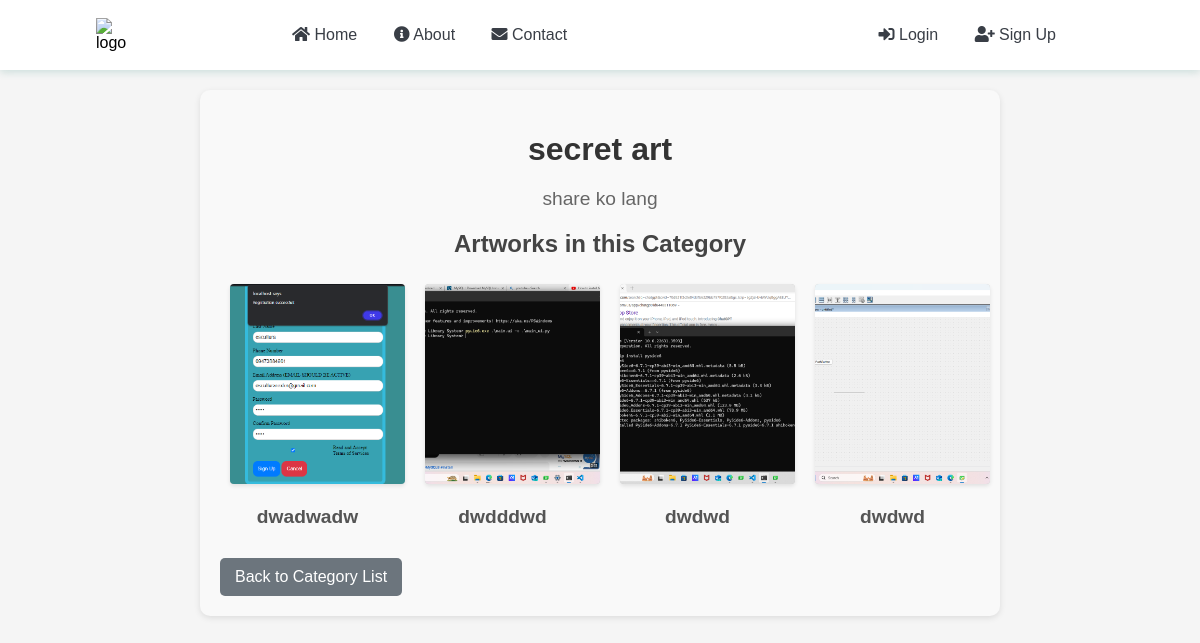
The app's page /category/2/ with its own data.
### app/models.py (models this page shows, shortened)
class Category(models.Model):
    name = models.CharField(max_length=25)
    description = models.TextField()

class Artwork(models.Model):
    artist = models.ForeignKey(settings.AUTH_USER_MODEL, on_delete=models.CASCADE, null=True, blank=True, related_name='artworks')
    title = models.CharField(max_length=25)
    description = models.TextField()
    image = models.ImageField(upload_to='artworks/')
    date_uploaded = models.DateTimeField(auto_now_add=True, null=True, blank=True,)
    category = models.ForeignKey(Category, on_delete=models.SET_NULL, null=True, blank=True, related_name='artworks')

### app/views.py (the view)
# urls.py: path('category/<int:pk>/', CategoryDetailView.as_view(), name='category_detail'),
class CategoryDetailView(DetailView):
    model = Category
    template_name = 'category/category_detail.html'
    context_object_name = 'category'
    def get_context_data(self, **kwargs):
        context = super().get_context_data(**kwargs)
        context['artworks'] = Artwork.objects.filter(category=self.object)
        return context

### app/templates/category/category_detail.html (shortened to what this page needs)
{% extends 'app/base.html' %}
{% block content %}
<div class="category-detail-container">
    <h1 class="category-name">{{ category.name }}</h1>
    <p class="category-description">{{ category.description }}</p>
    <div class="artworks-under-category">
        <h2 class="artworks-title">Artworks in this Category</h2>
        <ul class="artwork-list">
            {% for artwork in artworks %}
            <li class="artwork-item">
                <a href="{% url 'artwork_detail' artwork.pk %}" class="artwork-link">
                    <img src="{{ artwork.image.url }}" alt="{{ artwork.title }}" class="artwork-image">
                    <span class="artwork-title">{{ artwork.title }}</span>
                </a>
            </li>
            {% empty %}
            <p class="no-artworks-message">No artworks available in this category.</p>
            {% endfor %}
        </ul>
    </div>
    <div class="category-actions">
        <a href="{% url 'category_list' %}" class="btn-back">Back to Category List</a>
    </div>
</div>
{% endblock content %}

### static/css/base.css (style rules this page uses)
:root { --primary: #eeeeee; --secondary: #227c70; --green: #82cd47; --secondary-light: rgb(34, 124, 112, 0.2); --secondary-light-2: rgb(127, 183, 126, 0.1); --white: #fff; --black: #393e46; --shadow: 0px 2px 8px 0px var(--secondary-light); }
* { box-sizing: border-box; }
body { font-family: 'Arial', sans-serif; background-color: #f5f5f5; margin: 0; padding: 0; }
.artwork-image { width: 100%; height: 200px; object-fit: cover; }
.artwork-title { font-size: 1.5rem; margin: 10px 0; color: #333; }
.artwork-title { font-size: 2rem; font-weight: bold; margin-bottom: 10px; }
.category-detail-container { padding: 20px; background-color: #f9f9f9; border-radius: 10px; box-shadow: 0 2px 6px rgba(0, 0, 0, 0.1); max-width: 800px; margin: 20px auto; }
.category-name { font-size: 2em; color: #333; text-align: center; margin-bottom: 10px; }
.category-description { font-size: 1.2em; color: #666; text-align: center; margin-bottom: 20px; }
.artworks-under-category { margin-top: 20px; }
.artworks-title { font-size: 1.5em; color: #444; margin-bottom: 15px; text-align: center; }
.artwork-list { list-style: none; padding: 0; display: grid; grid-template-columns: repeat(auto-fit, minmax(150px, 1fr)); gap: 20px; }
.artwork-item { text-align: center; }
.artwork-link { text-decoration: none; color: inherit; }
.artwork-image { width: 100%; height: auto; border-radius: 5px; box-shadow: 0 2px 4px rgba(0, 0, 0, 0.1); }
.artwork-title { display: block; margin-top: 8px; font-size: 1em; color: #555; }
.category-actions { display: flex; justify-content: space-between; margin-top: 20px; }
.category-actions a { padding: 10px 15px; border-radius: 5px; text-decoration: none; color: #fff; }
.btn-back { background-color: #6c757d; }
.artwork-image { background-color: #ccc; height: 200px; margin: 10px; border-radius: 4px; }
.artwork-title { font-size: 1.2rem; margin-bottom: 10px; }

### records on screen
Category: name "secret art", description "share ko lang"
Artwork: image (picture), title "dwadwadw"
Artwork: image (picture), title "dwdddwd"
Artwork: image (picture), title "dwdwd"
Artwork: image (picture), title "dwdwd"
